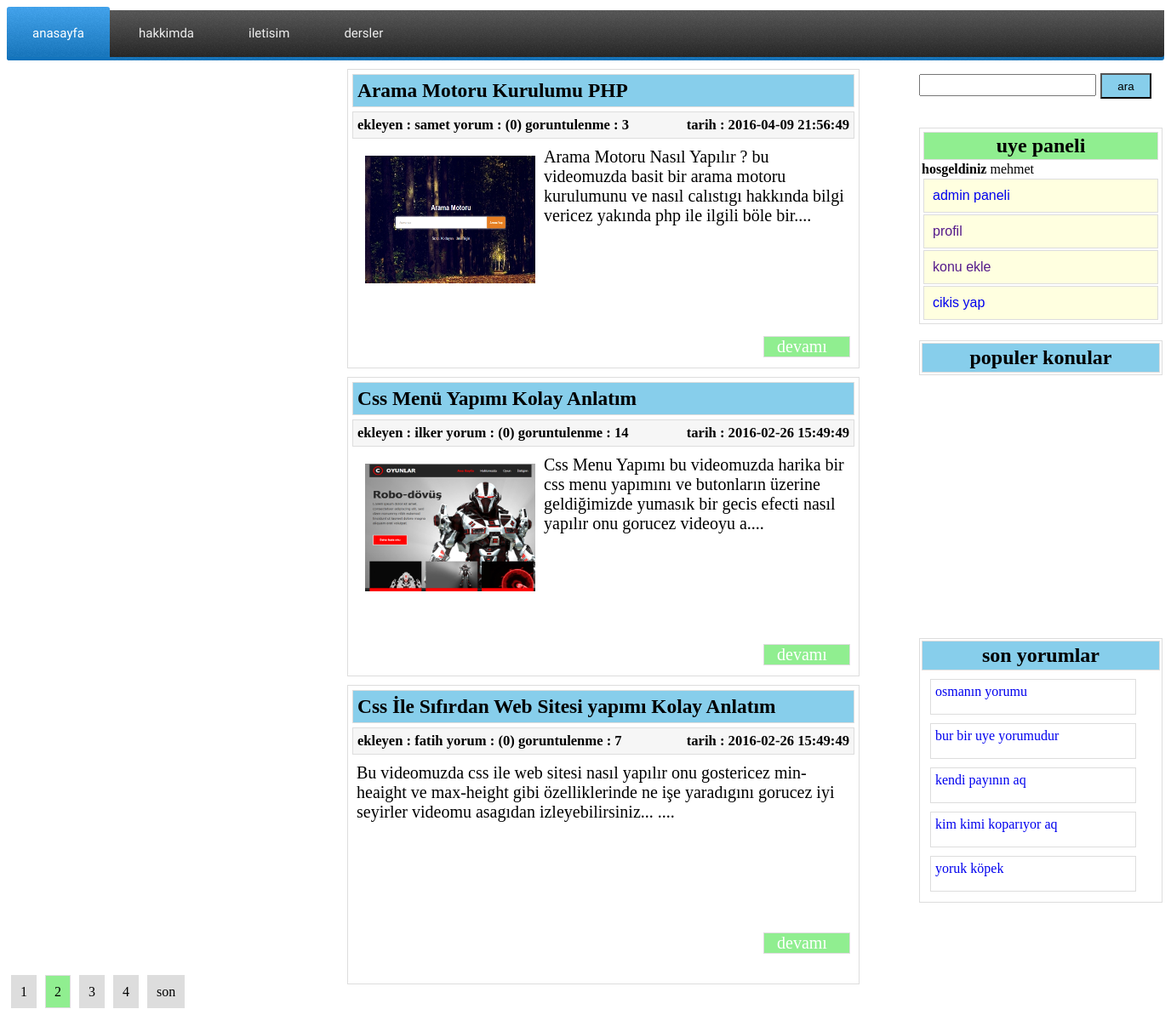
/index.php?sayfa=2 (signed in), run on the app's committed database.
### tables this page shows
CREATE TABLE IF NOT EXISTS `yorumlar` (
  `yorum_id` int(11) NOT NULL AUTO_INCREMENT,
  `yorum_ekleyen` varchar(200) NOT NULL,
  `yorum_eposta` varchar(200) NOT NULL,
  `yorum_mesaj` text NOT NULL,
  `yorum_konu_id` int(11) NOT NULL,
  `yorum_tarih` timestamp NOT NULL DEFAULT CURRENT_TIMESTAMP,
  `yorum_onay` int(11) NOT NULL,
  PRIMARY KEY (`yorum_id`)
);

CREATE TABLE IF NOT EXISTS `konular` (
  `konu_id` int(11) NOT NULL AUTO_INCREMENT,
  `konu_ekleyen` varchar(200) NOT NULL,
  `konu_baslik` varchar(300) NOT NULL,
  `konu_aciklama` varchar(1200) NOT NULL,
  `konu_tarih` timestamp NOT NULL DEFAULT CURRENT_TIMESTAMP,
  `konu_durum` int(11) NOT NULL,
  `konu_hit` int(11) NOT NULL,
  PRIMARY KEY (`konu_id`)
);

### index.php (the view, shortened to what this page needs)
<!DOCTYPE html PUBLIC "-//W3C//DTD XHTML 1.0 Transitional//EN" "http://www.w3.org/TR/xhtml1/DTD/xhtml1-transitional.dtd">
<html xmlns="http://www.w3.org/1999/xhtml" xml:lang="en">
<head>
	<link rel="stylesheet" href="style.css"/>
	<link rel="stylesheet" href="styles.css">
</head>
<body>
	<div id='cssmenu'>
<ul>
   <li class='active'><a href='index.php'><span>anasayfa</span></a></li>
   <li><a href='#'><span>hakkimda</span></a></li>
   <li><a href='#'><span>iletisim</span></a></li>
   <li class='last'><a href='#'><span>dersler</span></a></li>
</ul>
</div>
<div class="ara">
<form action="index.php?islem=ara" method="post">
<input type="text" name="ara"/><button type="submit" >ara</button>
</form>
</div>
</body>
</html>
<?php
try{
	$db = new PDO("mysql:host=localhost;dbname=blog;charset=utf8","root","");
}catch(PDOException $mesaj){
	echo $mesaj->getmessage();
}
$islem = @$_GET["islem"];
switch ($islem){
			?>
             <?php
	default:
	if($_SESSION){
		?>
		<div class="uyelik">
	<h2>uye paneli</h2>
	<?php echo "<strong>hosgeldiniz</strong> ".$_SESSION["uye"];?>
	<ul>
	<?php
     if($_SESSION["durum"] == 1){
echo '<li><a href="admin.php">admin paneli</a></li>';
	 }
	?>
	<li><a href="">profil</a></li>
	<li><a href="">konu ekle</a></li>
	<li><a href="cikis.php">cikis yap</a></li>
	</ul>
	</div>
	<?php
	}
     echo "<div class='pop'>
	 <h2>populer konular</h2>
	 ";
		 ?>
		 <?php
	 echo "</div>";
    $pop = $db->prepare("select * from yorumlar order by yorum_id desc limit 5");
     $pop->execute(array());
	 $v = $pop->fetchAll(PDO::FETCH_ASSOC);
     echo "<div class='pop2'>
	 <h2>son yorumlar</h2>
	 ";
	 foreach($v as $x){
		 ?>
		 <div class="populer">
		 <a href="index.php?islem=devam&id=<?php echo $x["yorum_konu_id"];?>"><?php echo substr($x["yorum_mesaj"],0,100);?></a>
		 </div>
		 <?php
	 }
	 echo "</div>";
   $sayfa = intval(@$_GET["sayfa"]);
   $v = $db->prepare("select * from konular");
   $v->execute(array());
   $toplam = $v->rowCount();
   $limit = 3;
   $goster = $sayfa*$limit-$limit;
   $sayfa_sayisi = ceil($toplam/$limit);
   $forlimit = 2;
	$v = $db->query("select * from konular  order by konu_id desc limit $goster,$limit");
	$v->execute(array());
	$x = $v->fetchAll(PDO::FETCH_ASSOC);
	foreach($x as $m){
		$v = $db->prepare("select * from yorumlar where yorum_konu_id=?");
		$v->execute(array($m["konu_id"]));
		$zban = $v->rowCount();
		?>
	    <div class="konu">
		<h3><?php echo $m["konu_baslik"];?></h3>
		<h5>ekleyen : <?php echo $m["konu_ekleyen"];?> yorum : (<?php echo $zban;?>) goruntulenme : <?php echo $m["konu_hit"];?><span>tarih : <?php echo $m["konu_tarih"];?></span></h5>
		<p><?php echo substr($m["konu_aciklama"],0,200);?>....</p>
		<div class="x"><a href="index.php?islem=devam&id=<?php echo $m["konu_id"];?>">devamı</a></div>
	    </div>
		<?php
	}
	echo "<div style='margin-bottom:50px;'>";
	for($i = $sayfa - $forlimit; $i<$sayfa + $forlimit +1; $i++){
		if($i>0 && $i<= $sayfa_sayisi){
			if($i == $sayfa){
				echo "<span class='aktif'>".$i."</span>";
			}else{
				echo "<span class='sayfa'><a href='index.php?sayfa=".$i."'>".$i."</a></span>";
			}
		}
	}
	if($sayfa != $sayfa_sayisi){
	echo "<span class='sayfa'><a href='index.php?sayfa=".$sayfa_sayisi."'>son</a></span>";
	}
	break;
}
?>

### style.css (style rules this page uses)
.konu { border:1px solid #ddd; width:600px; height:350px; position:relative; left:400px; margin-top:10px; font-size:20px; }
.konu h3 { margin:5px; border:1px solid #ddd; padding:5px; background:skyblue; }
.konu h5 { border:1px solid #ddd; padding:5px; background:#f6f6f6; margin:5px; }
.konu span { float:right; }
.konu p { margin:10px; }
.ara { float:right; margin:10px; }
.ara input { width:200px; height:20px; font-size:18px; }
.ara button { width:60px; height:30px; margin:5px; background:skyblue; }
.konu img { width:200px; height:150px; margin:10px; float:left; }
.x { border:1px solid #ddd; width:100px; float:right; position:relative; top:110px; margin:10px; background:lightgreen; }
.x a { text-decoration:none; margin:15px; color:white; }
.aktif { border:1px solid #ddd; margin:5px; padding:10px; background:lightgreen; }
.sayfa { border:1px solid #ddd; margin:5px; padding:10px; background:#ddd; }
.sayfa a { text-decoration:none; color:black; }
.populer { border: 1px solid #ddd; width:230px; height:30px; margin:10px; padding:5px; }
.pop { border:1px solid #ddd; width:280px; min-height:30px; left:1080px; position:absolute; top:400px; padding:2px; }
.pop h2 { border:1px solid #ddd; margin:0px; text-align:center; padding:3px; background:skyblue; }
.populer a { text-decoration:none; }
.pop2 { border:1px solid #ddd; width:280px; min-height:30px; left:1080px; position:absolute; top:750px; padding:2px; }
.pop2 h2 { border:1px solid #ddd; margin:0px; text-align:center; padding:3px; background:skyblue; }
.uyelik { border:1px solid #ddd; width:280px; min-height:30px; left:1080px; position:absolute; top:150px; padding:2px; }
.uyelik h2 { border:1px solid #ddd; margin:2px; padding:2px; text-align:center; background:lightgreen; }
.uyelik ul { margin:0px; padding:0px; list-style:none; }
.uyelik ul li { border:1px solid #ddd; margin:2px; padding:10px; font-size:16px; font-family:arial; background:lightyellow; }
.uyelik ul li a { text-decoration:none; }

### styles.css (style rules this page uses)
#cssmenu, #cssmenu ul, #cssmenu ul li, #cssmenu ul li a { margin: 0; padding: 0; border: 0; list-style: none; line-height: 1; display: block; position: relative; font-family: Capriola, Helvetica, sans-serif; }
#cssmenu { width: auto; height: 59px; padding-bottom: 4px; }
#cssmenu ul { height: 59px; }
#cssmenu ul li { float: left; margin-right: 4px; border-top-left-radius: 3px; border-top-right-radius: 3px; z-index: 5; }
#cssmenu ul li a { padding: 24px 30px 20px 30px; margin-bottom: 4px; border-top-left-radius: 3px; border-top-right-radius: 3px; color: #eeeeee; font-size: 15px; text-decoration: none; }
#cssmenu ul li:first-child, #cssmenu ul li:first-child > a { border-bottom-left-radius: 3px; }
#cssmenu ul li:hover, #cssmenu ul li.active { background: #0f71ba; background: -moz-linear-gradient(top, #3fa4f0 0%, #0f71ba 100%); background: -webkit-gradient(linear, left top, left bottom, color-stop(0%, #3fa4f0), color-stop(100%, #0f71ba)); background: -webkit-linear-gradient(top, #3fa4f0 0%, #0f71ba 100%); background: -o-linear-gradient(top, #3fa4f0 0%, #0f71ba 100%); background: -ms-linear-gradient(top, #3fa4f0 0%, #0f71ba 100%); background: linear-gradient(to bottom, #3fa4f0 0%, #0f71ba 100%); }
#cssmenu ul li a:hover, #cssmenu ul li.active > a { background: url('images/bg.png'); color: #ffffff; }

### data on the page
yorumlar: yorum_mesaj "osmanın yorumu"
yorumlar: yorum_mesaj "bur bir uye yorumudur"
yorumlar: yorum_mesaj "kendi payının aq"
yorumlar: yorum_mesaj "kim kimi koparıyor aq"
yorumlar: yorum_mesaj "yoruk köpek"
konular: konu_baslik "Arama Motoru Kurulumu PHP", konu_ekleyen "samet", zban "0", konu_hit "3", konu_tarih "2016-04-09 21:56:49", konu_aciklama (picture), konu_aciklama "Arama Motoru Nasıl Yapılır ? bu videomuzda basit bir arama motoru kurulumunu ve nasıl calıstıgı hakkında bilgi vericez yakında php ile ilgili böle bir"
konular: konu_baslik "Css Menü Yapımı Kolay Anlatım", konu_ekleyen "ilker", zban "0", konu_hit "14", konu_tarih "2016-02-26 15:49:49", konu_aciklama (picture), konu_aciklama "Css Menu Yapımı bu videomuzda harika bir css menu yapımını ve butonların üzerine geldiğimizde yumasık bir gecis efecti nasıl yapılır onu gorucez videoyu a"
konular: konu_baslik "Css İle Sıfırdan Web Sitesi yapımı Kolay Anlatım", konu_ekleyen "fatih", zban "0", konu_hit "7", konu_tarih "2016-02-26 15:49:49", konu_aciklama "Bu videomuzda css ile web sitesi nasıl yapılır onu gostericez min-heaight ve max-height gibi özelliklerinde ne işe yaradıgını gorucez iyi seyirler videomu asagıdan izleyebilirsiniz..."

### other printed values
$_SESSION["uye"] "mehmet"
